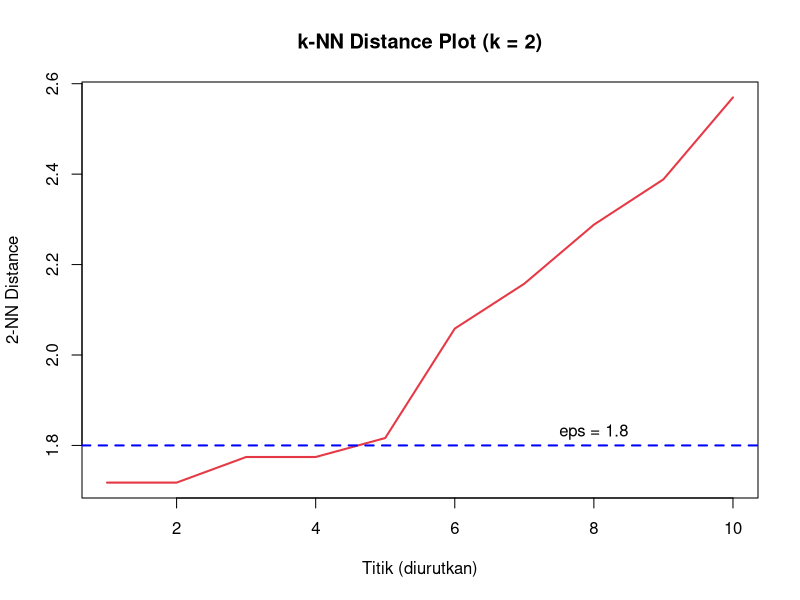
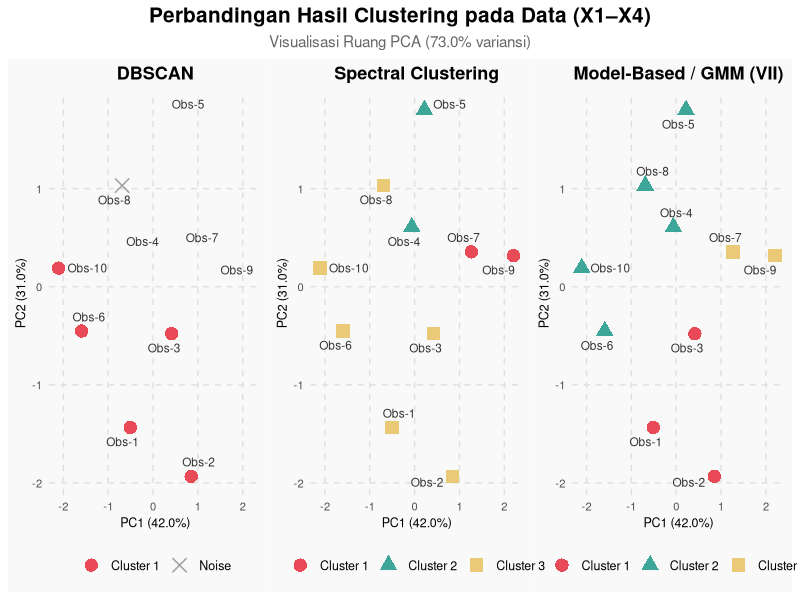
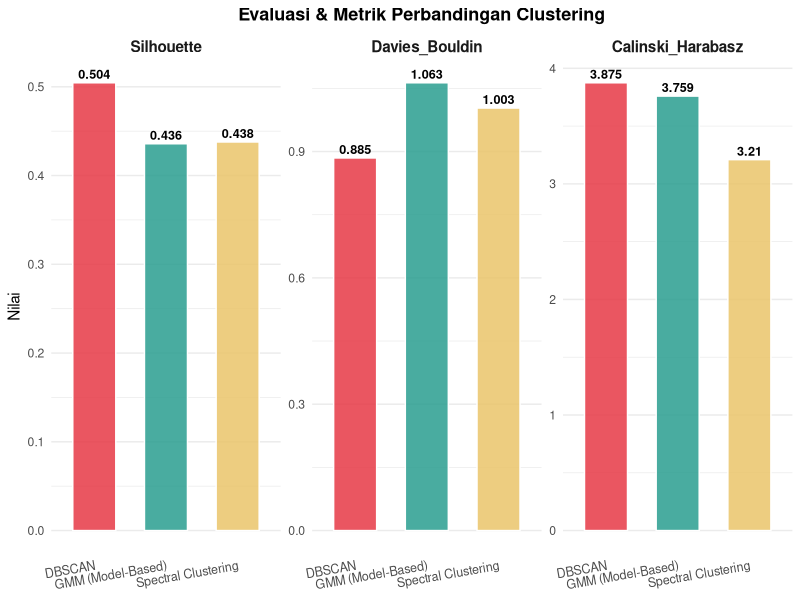
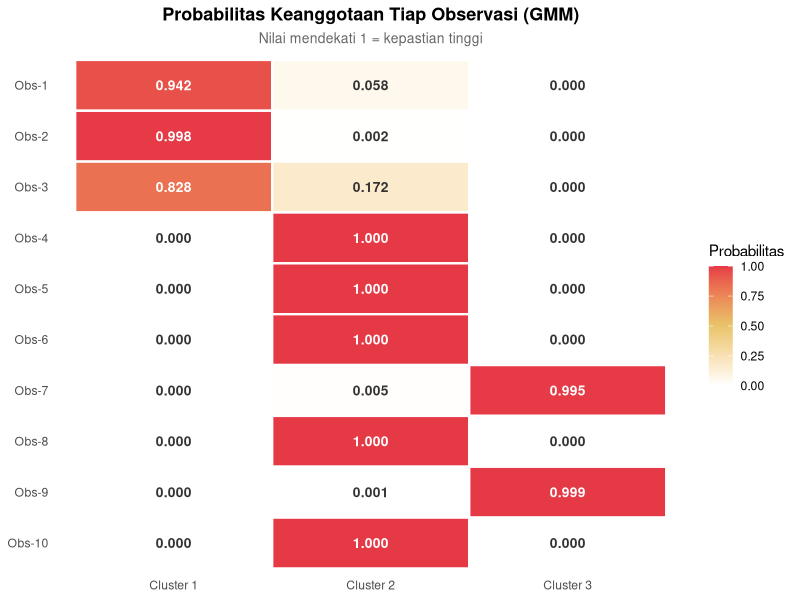

Write R code to recreate these figures, in order.
## ---- chunk 1
knitr::opts_chunk$set(echo = TRUE)
## ---- chunk 2
library(dbscan)
library(kernlab)
library(mclust)
library(ggplot2)
library(ggrepel)
library(patchwork)
library(scales)
library(reshape2)
library(knitr)
## ---- chunk 3
data <- data.frame(
  X1 = c(11, 6,  9,  3,  4, 15,  9, 13,  4, 13),
  X2 = c( 5, 3,  7,  7, 12,  8, 12,  9, 11,  7),
  X3 = c( 7,11, 11,  7,  7,  4, 12, 11, 14,  3),
  X4 = c( 6, 5,  8, 12, 12,  8,  6, 14,  6, 12)
)
rownames(data) <- paste0("Obs-", 1:10)

kable(data, caption = "Dataset Clustering (10 Observasi)")
## ---- chunk 4
stats_df <- as.data.frame(round(apply(data, 2, function(x) c(
  Min    = min(x),
  Mean   = mean(x),
  Median = median(x),
  Max    = max(x),
  SD     = sd(x)
)), 2))

kable(stats_df, caption = "Statistik Deskriptif")
## ---- chunk 5
X_scaled <- scale(data)

pca     <- prcomp(data, scale. = TRUE)
X_pca   <- as.data.frame(pca$x[, 1:2])
colnames(X_pca) <- c("PC1", "PC2")
rownames(X_pca) <- rownames(data)

var_exp   <- round(summary(pca)$importance[2, 1:2] * 100, 1)
total_var <- sum(var_exp)
## ---- chunk 6
kable(round(X_pca, 3), caption = "Koordinat PCA Setiap Observasi")
## ---- chunk 7
# Menghitung jarak ke tetangga terdekat
nbrs_dist <- kNNdist(X_scaled, k = 2)

# Mengurutkan jarak
dist_sorted <- sort(nbrs_dist)

# Membuat plot
plot(dist_sorted,
     type = "l",
     col = "#E63946",
     lwd = 2,
     main = "k-NN Distance Plot (k = 2)",
     xlab = "Titik (diurutkan)",
     ylab = "2-NN Distance")

# Menentukan eps dari titik elbow
eps_val <- 1.8

# Garis merah putus-putus seperti contoh PDF
abline(h = eps_val,
       col = "blue",
       lty = 2,
       lwd = 2)

# Tambahkan teks eps
text(x = length(dist_sorted)*0.8,
     y = eps_val + 0.03,
     labels = paste("eps =", eps_val),
     col = "black")
## ---- chunk 8
eps_val <- 1.8

db            <- dbscan(X_scaled, eps = eps_val, minPts = 2)
dbscan_labels <- db$cluster   # 0 = noise

n_clusters_db <- length(setdiff(unique(dbscan_labels), 0))
n_noise_db    <- sum(dbscan_labels == 0)

result_db <- data.frame(
  Observasi      = rownames(data),
  Cluster_DBSCAN = ifelse(dbscan_labels == 0, "Noise", paste0("Cluster ", dbscan_labels))
)

kable(result_db,
      caption = sprintf("Hasil DBSCAN (eps=%.1f, min_samples=2) — %d klaster, %d noise",
                        eps_val, n_clusters_db, n_noise_db))
## ---- chunk 9
set.seed(42)
spectral        <- specc(X_scaled, centers = 3,
                          kernel = "rbfdot", kpar = list(sigma = 1.0))
spectral_labels <- spectral@.Data

result_sp <- data.frame(
  Observasi        = rownames(data),
  Cluster_Spectral = paste0("Cluster ", spectral_labels)
)

kable(result_sp,
      caption = "Hasil Spectral Clustering (n_clusters=3, affinity=rbf, gamma=1.0)")
## ---- chunk 10
for (cl in sort(unique(spectral_labels))) {
  members <- rownames(data)[spectral_labels == cl]
  cat(sprintf("- **Cluster %d**: %s\n", cl, paste(members, collapse = ", ")))
}
## ---- chunk 11
set.seed(42)
mb         <- Mclust(X_scaled, G = 3, verbose = FALSE)
gmm_labels <- mb$classification
gmm_proba  <- mb$z

result_gmm <- data.frame(
  Observasi   = rownames(data),
  Cluster_GMM = paste0("Cluster ", gmm_labels)
)

kable(result_gmm,
      caption = sprintf("Hasil GMM (n_components=3, covariance_type=%s)", mb$modelName))
## ---- chunk 12
proba_df           <- as.data.frame(round(gmm_proba, 3))
colnames(proba_df) <- paste0("P(Cluster ", 1:3, ")")
rownames(proba_df) <- rownames(data)

kable(proba_df, caption = "Probabilitas Keanggotaan Tiap Observasi (GMM)")
## ---- chunk 13
PALETTE <- c("#E63946", "#2A9D8F", "#E9C46A", "#999999")

pca_df <- cbind(X_pca, data.frame(
  Obs      = rownames(data),
  DBSCAN   = ifelse(dbscan_labels == 0, "Noise", paste0("Cluster ", dbscan_labels)),
  Spectral = paste0("Cluster ", spectral_labels),
  GMM      = paste0("Cluster ", gmm_labels)
))

label_db  <- c("Cluster 1" = PALETTE[1], "Noise" = PALETTE[4])
label_sp  <- setNames(PALETTE[1:3], paste0("Cluster ", 1:3))
label_gmm <- setNames(PALETTE[1:3], paste0("Cluster ", 1:3))

theme_cluster <- function(title_str) {
  list(
    theme_minimal(base_size = 11),
    theme(
      plot.title       = element_text(face = "bold", size = 13, hjust = 0.5,
                                      margin = margin(b = 6)),
      plot.background  = element_rect(fill = "#F9F9F9", color = NA),
      panel.background = element_rect(fill = "#F9F9F9", color = NA),
      panel.grid.major = element_line(color = "#E0E0E0", linetype = "dashed"),
      panel.grid.minor = element_blank(),
      legend.position  = "bottom",
      legend.title     = element_blank(),
      legend.text      = element_text(size = 9),
      axis.title       = element_text(size = 9),
      axis.text        = element_text(size = 8)
    ),
    labs(title = title_str,
         x = sprintf("PC1 (%.1f%%)", var_exp[1]),
         y = sprintf("PC2 (%.1f%%)", var_exp[2]))
  )
}
## ---- chunk 14
p_db <- ggplot(pca_df, aes(PC1, PC2, color = DBSCAN, shape = DBSCAN)) +
  geom_point(size = 4, alpha = 0.9, stroke = 0.8) +
  geom_text_repel(aes(label = Obs), size = 3, color = "#333333",
                  box.padding = 0.4, point.padding = 0.3, max.overlaps = 20) +
  scale_color_manual(values = label_db) +
  scale_shape_manual(values = c("Cluster 1" = 16, "Noise" = 4)) +
  theme_cluster("DBSCAN")

p_sp <- ggplot(pca_df, aes(PC1, PC2, color = Spectral, shape = Spectral)) +
  geom_point(size = 4, alpha = 0.9, stroke = 0.8) +
  geom_text_repel(aes(label = Obs), size = 3, color = "#333333",
                  box.padding = 0.4, point.padding = 0.3, max.overlaps = 20) +
  scale_color_manual(values = label_sp) +
  scale_shape_manual(values = c("Cluster 1" = 16, "Cluster 2" = 17, "Cluster 3" = 15)) +
  theme_cluster("Spectral Clustering")

p_gmm <- ggplot(pca_df, aes(PC1, PC2, color = GMM, shape = GMM)) +
  geom_point(size = 4, alpha = 0.9, stroke = 0.8) +
  geom_text_repel(aes(label = Obs), size = 3, color = "#333333",
                  box.padding = 0.4, point.padding = 0.3, max.overlaps = 20) +
  scale_color_manual(values = label_gmm) +
  scale_shape_manual(values = c("Cluster 1" = 16, "Cluster 2" = 17, "Cluster 3" = 15)) +
  theme_cluster(sprintf("Model-Based / GMM (%s)", mb$modelName))

(p_db | p_sp | p_gmm) +
  plot_annotation(
    title    = "Perbandingan Hasil Clustering pada Data (X1–X4)",
    subtitle = sprintf("Visualisasi Ruang PCA (%.1f%% variansi)", total_var),
    theme    = theme(
      plot.title    = element_text(face = "bold", size = 15, hjust = 0.5),
      plot.subtitle = element_text(size = 11, hjust = 0.5, color = "gray40"),
      plot.background = element_rect(fill = "white", color = NA)
    )
  )
## ---- chunk 15
sil_score <- function(X, labels) {
  valid <- labels[labels != 0]
  if (length(unique(valid)) < 2) return(NA)
  idx <- which(labels != 0)
  X2  <- X[idx, ]; lb <- labels[idx]; n <- nrow(X2)
  a <- numeric(n); b <- numeric(n)
  for (i in 1:n) {
    same  <- which(lb == lb[i])
    other <- which(lb != lb[i])
    a[i]  <- if (length(same) > 1)
      mean(sqrt(rowSums((X2[same, ] - X2[rep(i, length(same)), ])^2))) else 0
    cl_b  <- tapply(sqrt(rowSums((X2[other, ] - X2[rep(i, length(other)), ])^2)),
                    lb[other], mean)
    b[i]  <- min(cl_b)
  }
  round(mean((b - a) / pmax(a, b)), 4)
}

db_score <- function(X, labels) {
  valid <- labels[labels != 0]
  if (length(unique(valid)) < 2) return(NA)
  idx <- which(labels != 0)
  X2  <- X[idx, ]; lb <- labels[idx]
  cls <- sort(unique(lb)); k <- length(cls)
  centroids <- t(sapply(cls, function(c)
    colMeans(X2[lb == c, , drop = FALSE])))
  s <- sapply(1:k, function(i) {
    xi <- X2[lb == cls[i], , drop = FALSE]
    mean(sqrt(rowSums((xi - matrix(centroids[i, ], nrow(xi), ncol(xi), byrow = TRUE))^2)))
  })
  db_vals <- numeric(k)
  for (i in 1:k) {
    rij <- numeric(k)
    for (j in 1:k) {
      if (i != j) {
        dij    <- sqrt(sum((centroids[i, ] - centroids[j, ])^2))
        rij[j] <- (s[i] + s[j]) / dij
      }
    }
    db_vals[i] <- max(rij)
  }
  round(mean(db_vals), 4)
}

ch_score <- function(X, labels) {
  valid <- labels[labels != 0]
  if (length(unique(valid)) < 2) return(NA)
  idx <- which(labels != 0)
  X2  <- X[idx, ]; lb <- labels[idx]
  n   <- nrow(X2); cls <- sort(unique(lb)); k <- length(cls)
  grand_mean <- colMeans(X2)
  centroids  <- t(sapply(cls, function(c)
    colMeans(X2[lb == c, , drop = FALSE])))
  ns   <- sapply(cls, function(c) sum(lb == c))
  bgss <- sum(ns * rowSums((centroids - matrix(grand_mean, k, ncol(X2), byrow = TRUE))^2))
  wgss <- sum(sapply(1:k, function(i) {
    xi <- X2[lb == cls[i], , drop = FALSE]
    sum(rowSums((xi - matrix(centroids[i, ], nrow(xi), ncol(xi), byrow = TRUE))^2))
  }))
  round((bgss / (k - 1)) / (wgss / (n - k)), 4)
}
## ---- chunk 16
metrics_df <- data.frame(
  Metode              = c("DBSCAN", "Spectral Clustering", "GMM (Model-Based)"),
  Jumlah_Cluster      = c(n_clusters_db, 3, 3),
  Jumlah_Noise        = c(n_noise_db, 0, 0),
  Silhouette          = c(sil_score(X_scaled, dbscan_labels),
                          sil_score(X_scaled, spectral_labels),
                          sil_score(X_scaled, gmm_labels)),
  Davies_Bouldin      = c(db_score(X_scaled, dbscan_labels),
                          db_score(X_scaled, spectral_labels),
                          db_score(X_scaled, gmm_labels)),
  Calinski_Harabasz   = c(ch_score(X_scaled, dbscan_labels),
                          ch_score(X_scaled, spectral_labels),
                          ch_score(X_scaled, gmm_labels))
)

kable(metrics_df, caption = "Metrik Evaluasi Ketiga Metode Clustering", digits = 4)
## ---- chunk 17
met_long <- melt(
  metrics_df[, c("Metode","Silhouette","Davies_Bouldin","Calinski_Harabasz")],
  id.vars = "Metode", variable.name = "Metrik", value.name = "Nilai"
)

ggplot(met_long, aes(x = Metode, y = Nilai, fill = Metode)) +
  geom_col(width = 0.6, alpha = 0.85, color = "white", linewidth = 0.5) +
  geom_text(aes(label = round(Nilai, 3)), vjust = -0.4, size = 3.2,
            fontface = "bold") +
  facet_wrap(~Metrik, scales = "free_y", ncol = 3) +
  scale_fill_manual(values = c("#E63946", "#2A9D8F", "#E9C46A")) +
  theme_minimal(base_size = 11) +
  theme(
    legend.position    = "none",
    strip.text         = element_text(face = "bold", size = 11),
    axis.text.x        = element_text(size = 9, angle = 10, hjust = 1),
    panel.grid.major.x = element_blank(),
    plot.title         = element_text(face = "bold", hjust = 0.5, size = 13),
    plot.background    = element_rect(fill = "white", color = NA)
  ) +
  labs(title = "Evaluasi & Metrik Perbandingan Clustering", x = NULL, y = "Nilai")
## ---- chunk 18
summary_df <- data.frame(
  Observasi = rownames(data),
  DBSCAN    = ifelse(dbscan_labels == 0, "Noise", paste0("Cluster ", dbscan_labels)),
  Spectral  = paste0("Cluster ", spectral_labels),
  GMM       = paste0("Cluster ", gmm_labels)
)
summary_df$Konsisten <- apply(summary_df[, 2:4], 1, function(r) {
  if (r[1] == "Noise") return("~")
  if (r[1] == r[2] && r[2] == r[3]) "✓" else "~"
})

kable(summary_df, caption = "Rekap Hasil Cluster per Observasi (✓ = ketiga metode setuju)")
## ---- chunk 19
data_gmm <- cbind(data, Cluster = paste0("Cluster ", gmm_labels))
agg_gmm  <- aggregate(. ~ Cluster,
                       data_gmm[, c("X1","X2","X3","X4","Cluster")],
                       mean)
agg_gmm[, -1] <- round(agg_gmm[, -1], 2)

kable(agg_gmm, caption = "Profil Rata-Rata Variabel per Cluster (GMM)")
## ---- chunk 20
proba_long <- melt(data.frame(
  Observasi  = rownames(data),
  `Cluster 1` = round(gmm_proba[, 1], 3),
  `Cluster 2` = round(gmm_proba[, 2], 3),
  `Cluster 3` = round(gmm_proba[, 3], 3),
  check.names = FALSE
), id.vars = "Observasi", variable.name = "Cluster", value.name = "Probabilitas")

proba_long$Observasi <- factor(proba_long$Observasi,
                               levels = rev(paste0("Obs-", 1:10)))

ggplot(proba_long, aes(x = Cluster, y = Observasi, fill = Probabilitas)) +
  geom_tile(color = "white", linewidth = 0.8) +
  geom_text(aes(label = sprintf("%.3f", Probabilitas)),
            size  = 3.5, fontface = "bold",
            color = ifelse(proba_long$Probabilitas > 0.5, "white", "#333333")) +
  scale_fill_gradient2(low = "#FFFFFF", mid = "#E9C46A", high = "#E63946",
                       midpoint = 0.5, limits = c(0, 1),
                       name = "Probabilitas") +
  theme_minimal(base_size = 11) +
  theme(
    plot.title      = element_text(face = "bold", hjust = 0.5, size = 13),
    plot.subtitle   = element_text(hjust = 0.5, size = 10, color = "gray40"),
    axis.title      = element_blank(),
    legend.position = "right",
    panel.grid      = element_blank(),
    plot.background = element_rect(fill = "white", color = NA)
  ) +
  labs(title    = "Probabilitas Keanggotaan Tiap Observasi (GMM)",
       subtitle = "Nilai mendekati 1 = kepastian tinggi")
## ---- chunk 21
aspek_df <- data.frame(
  Aspek = c(
    "Pendekatan dasar",
    "Asumsi bentuk cluster",
    "Penanganan noise/outlier",
    "Tipe keanggotaan",
    "Parameter utama",
    "Perlu jumlah cluster di awal?",
    "Sensitif terhadap skala?"
  ),
  DBSCAN = c(
    "Density-based",
    "Bebas (arbitrary shape)",
    "Otomatis (diberi label noise)",
    "Hard (0/1)",
    "eps, minPts",
    "Tidak",
    "Ya"
  ),
  `Spectral Clustering` = c(
    "Graph & eigenvalue decomposition",
    "Bebas (non-convex)",
    "Semua titik masuk cluster",
    "Hard (0/1)",
    "n_clusters, gamma/sigma",
    "Ya",
    "Ya"
  ),
  `GMM (Model-Based)` = c(
    "Probabilistik (distribusi Gaussian)",
    "Ellipsoidal (bergantung kovarians)",
    "Semua titik masuk cluster",
    "Soft (probabilistik)",
    "n_components, tipe kovarians",
    "Ya",
    "Ya"
  ),
  check.names = FALSE
)

kable(aspek_df, caption = "Perbandingan Karakteristik Metode Clustering",
      align = c("l","c","c","c"))
## ---- chunk 22
for (cl in 1:3) {
  idx <- which(gmm_labels == cl)
  obs <- rownames(data)[idx]
  cmn <- round(colMeans(data[idx, , drop = FALSE]), 2)
  cat(sprintf("\n### Cluster %d\n\n", cl))
  cat(sprintf("**Observasi:** %s\n\n", paste(obs, collapse = ", ")))
  cat(sprintf(
    "**Rata-rata variabel:** X1 = %.2f | X2 = %.2f | X3 = %.2f | X4 = %.2f\n\n",
    cmn["X1"], cmn["X2"], cmn["X3"], cmn["X4"]
  ))
}
